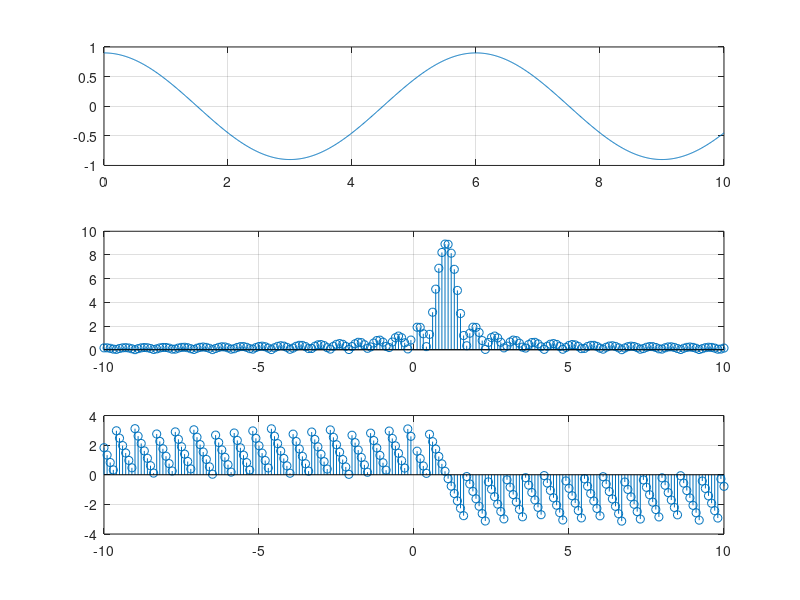

Source code (MATLAB):

function ass4Q2
    %define the time according to question
    t=0:0.01:10;
    
    %define the pi/3 for future computation
    p=pi/3;
    
    %define the expression
    x= 0.9*exp(1i*t*p);
    
    %calculation of integration for only positive frequencies.
    for wpos =1:1:100
        Apos(wpos)=trapz(t,x.*exp(-1i*wpos*0.1*t));%trapeziodal apporaximation
                                                   % instead of normal
                                                   % integration
    end
    
    %define the positive [index] for drawing the graphs
    wpos = 1:1:100;
    
    %defining frequencies level according to fourier transform nature.
    w1=0.1*wpos;
    
    %calculation of integration for only negative frequencies.
    for wneg= 1:1:100
        Aneg(wneg)=trapz(t,x.*exp(1i*wneg*0.1*t));%trapeziodal apporaximation
                                                   % instead of normal
                                                   % integration
    end
    
    %define the negative[index] for drawing the graphs
    wneg=-1:-1:-100;
    
    %defining frequencies level according to fourier transform nature.
    w2=0.1*wneg;
    
    %joining the neg and pos indexes here basically solving the issue of 
    % invalid negative nos in indexes.
    w=[w2,w1];
    
    %similarly joining the fourier transforms of neg and pos sides.
    A=[Aneg,Apos];
    
    %rest of the part is plot the graphs on singal templete.
    subplot(3,1,1);
    plot(t,x);
    grid on;
    subplot(3,1,2);
    
    %stem is use for discrete graphs.
    stem(w,abs(A));
    grid on;
    subplot(3,1,3);
    stem(w,angle(A));
    grid on;

end
%thank you -----> : )